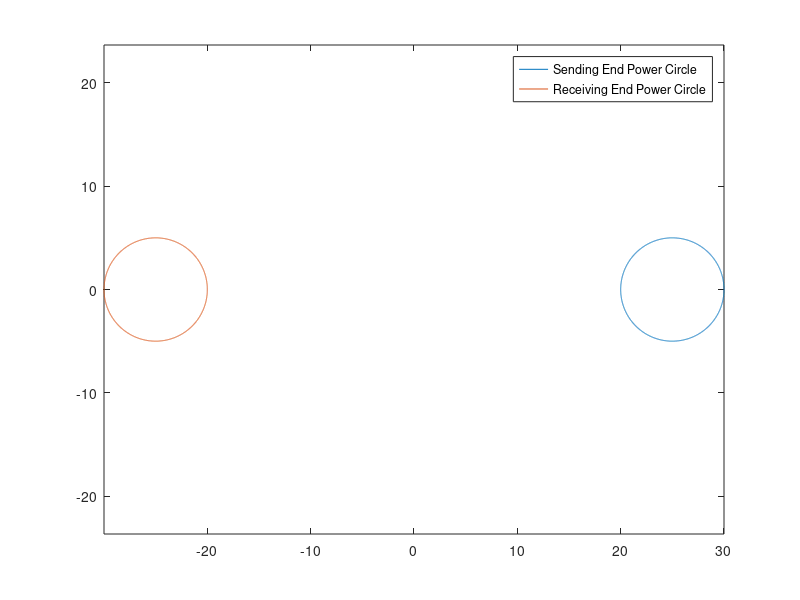

This figure's MATLAB source: (Note: this script raises an error after producing the figure.)
% This program allows you o plot a power circle diagram using given Values
% of _Vs, Vr, A and B_ and plots the sending end and receiving end graphs
% on a single figure.

% Way of giving input
%
% All the Values are Comples, so the Sending End and Receiving End Volages
% should be pre adjusted before giving any input to eliminate the error in
% the circle diagram location in the *a + ib* format.
%The Values of the A and B parameter is to be given in the *a + ib* format.

%------------------------Input Section-------------------------------------
Vs = input('Enter Vs in (a + bi) form : ');                     %Taking Inputs for the Sending end voltage vector
Vr = input('Enter Vr in (a + bi) form : ');                        %taking input for the Receiving end voltage Vector
A = input('Enter the A Parameter in (a + bi) form : ');     %Takng input for the A parameter of the transmission line
B = input('Enter the B Parameter in (a + bi) form : ');     %Taking input for the B parameter of the Transmission line

%---------------------------------Processing section-------------------------

R = (abs(Vs)*abs(Vr))/abs(B); %Calculation of radius of the Power Circle
CntrR = (abs(A)*abs(Vr)*abs(Vr))/abs(B); %Calculation of the Modulus Value of the Centre of the power circle
CntrS = (abs(A)*abs(Vs)*abs(Vs))/abs(B); 
%-----------------------------------Plotting Section--------------------------

th = linspace( 0, 2*pi , 3600);  %Threshold of the receiving end power Circle
x = R*cos(th) + CntrS*cos(angle(B));
y = R*sin(th) + CntrS*sin(angle(B));
plot(x,y,'DisplayName','Sending End Power Circle')

hold on 
x1 = R*cos(th) - CntrR*cos(angle(B));  %Equation of the circle 
y1 = R*sin(th) - CntrR*sin(angle(B));    %in cartesian form
plot(x1,y1,'DisplayName','Receiving End Power Circle')

%---------------Plot Formatting Section------------------------------------

legend('show')
axis equal    %plotting the x,y plot with equal axis ratios
ax = gca; %creating the axes
ax.XAxisLocation = 'origin';  
ax.YAxisLocation = 'origin';
title('Power Circle Diagrams');
xlabel('Watt');
ylabel('VAR');